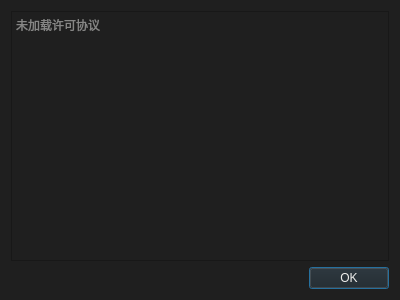
<?xml version="1.0" encoding="UTF-8"?>
<ui version="4.0">
 <class>GPL</class>
 <widget class="QDialog" name="GPL">
  <property name="geometry">
   <rect>
    <x>0</x>
    <y>0</y>
    <width>400</width>
    <height>300</height>
   </rect>
  </property>
  <property name="windowTitle">
   <string>GPLv3许可</string>
  </property>
  <property name="windowIcon">
   <iconset resource="src.qrc">
    <normaloff>:/imag/icon.png</normaloff>:/imag/icon.png</iconset>
  </property>
  <property name="styleSheet">
   <string notr="true">QToolTip{

background-color:rgb(31,31,31);
color: rgb(211, 215, 207);
border:1px solid rgb(31,31,31);
}



QWidget{
background-color: rgb(31,31,31);
	color: rgb(238, 238, 236);
}
QScrollBar:vertical {
        border: 1px solid grey;
        background-color:rgb(194,204,208);
        width: 20px;
        margin: 0px 0 0px 0;
    }
    QScrollBar::handle:vertical {
        border: 	1px solid grey;
        border-radius: 7px;
        background-color: rgb(31,31,31);
        min-height: 60px;
        margin: 0px 0px 0px 0px;
    }
    QScrollBar::add-line:vertical {
        border: none;
        background: rgb(31,31,31);
        height: 0px;
        subcontrol-position: bottom;
        subcontrol-origin: margin;
    }
    QScrollBar::sub-line:vertical {
        border: none;
background: rgb(31,31,31);
        height: 0px;
        subcontrol-position: top;
        subcontrol-origin: margin;
    }
    QScrollBar::add-page:vertical {
        background-color: rgb(194,204,208);
    }
    QScrollBar::sub-page:vertical {
        background-color:rgb(194,204,208);
    }
QScrollBar:vertical:disabled{
        border: 1px solid rgb(238, 238, 236);
        background-color:rgb(186, 189, 182);
        width: 20px;
        margin: 0px 0 0px 0;
    }
    QScrollBar::handle:vertical:disabled{
        border: 	1px solid rgb(238, 238, 236);
        border-radius: 7px;
        background-color:rgb(186, 189, 182);
        min-height: 60px;
        margin: 0px 0px 0px 0px;
    }
    QScrollBar::add-line:vertical:disabled{
        border: none;
        background: rgb(31,31,31);
        height: 0px;
        subcontrol-position: bottom;
        subcontrol-origin: margin;
    }
    QScrollBar::sub-line:vertical:disabled{
        border: none;
background: rgb(31,31,31);
        height: 0px;
        subcontrol-position: top;
        subcontrol-origin: margin;
    }
    QScrollBar::add-page:vertical:disabled{
        background-color:rgb(186, 189, 182);
    }
    QScrollBar::sub-page:vertical:disabled {
        background-color:rgb(186, 189, 182);
    }</string>
  </property>
  <layout class="QGridLayout" name="gridLayout">
   <item row="0" column="0">
    <widget class="QPlainTextEdit" name="text">
     <property name="styleSheet">
      <string notr="true">QScrollBar:vertical {
        border: 1px solid grey;
        background-color:rgb(194,204,208);
        width: 20px;
        margin: 0px 0 0px 0;
    }
    QScrollBar::handle:vertical {
        border: 	1px solid grey;
        border-radius: 7px;
        background-color: rgb(31,31,31);
        min-height: 60px;
        margin: 0px 0px 0px 0px;
    }
    QScrollBar::add-line:vertical {
        border: none;
        background: rgb(31,31,31);
        height: 0px;
        subcontrol-position: bottom;
        subcontrol-origin: margin;
    }
    QScrollBar::sub-line:vertical {
        border: none;
background: rgb(31,31,31);
        height: 0px;
        subcontrol-position: top;
        subcontrol-origin: margin;
    }
    QScrollBar::add-page:vertical {
        background-color: rgb(194,204,208);
    }
    QScrollBar::sub-page:vertical {
        background-color:rgb(194,204,208);
    }
QScrollBar:vertical:disabled{
        border: 1px solid rgb(238, 238, 236);
        background-color:rgb(186, 189, 182);
        width: 20px;
        margin: 0px 0 0px 0;
    }
    QScrollBar::handle:vertical:disabled{
        border: 	1px solid rgb(238, 238, 236);
        border-radius: 7px;
        background-color:rgb(186, 189, 182);
        min-height: 60px;
        margin: 0px 0px 0px 0px;
    }
    QScrollBar::add-line:vertical:disabled{
        border: none;
        background: rgb(31,31,31);
        height: 0px;
        subcontrol-position: bottom;
        subcontrol-origin: margin;
    }
    QScrollBar::sub-line:vertical:disabled{
        border: none;
background: rgb(31,31,31);
        height: 0px;
        subcontrol-position: top;
        subcontrol-origin: margin;
    }
    QScrollBar::add-page:vertical:disabled{
        background-color:rgb(186, 189, 182);
    }
    QScrollBar::sub-page:vertical:disabled {
        background-color:rgb(186, 189, 182);
    }
    
</string>
     </property>
     <property name="readOnly">
      <bool>true</bool>
     </property>
     <property name="placeholderText">
      <string>未加载许可协议</string>
     </property>
    </widget>
   </item>
   <item row="1" column="0">
    <widget class="QDialogButtonBox" name="buttonBox">
     <property name="orientation">
      <enum>Qt::Horizontal</enum>
     </property>
     <property name="standardButtons">
      <set>QDialogButtonBox::Ok</set>
     </property>
    </widget>
   </item>
  </layout>
 </widget>
 <resources>
  <include location="src.qrc"/>
 </resources>
 <connections>
  <connection>
   <sender>buttonBox</sender>
   <signal>accepted()</signal>
   <receiver>GPL</receiver>
   <slot>accept()</slot>
   <hints>
    <hint type="sourcelabel">
     <x>248</x>
     <y>254</y>
    </hint>
    <hint type="destinationlabel">
     <x>157</x>
     <y>274</y>
    </hint>
   </hints>
  </connection>
  <connection>
   <sender>buttonBox</sender>
   <signal>rejected()</signal>
   <receiver>GPL</receiver>
   <slot>reject()</slot>
   <hints>
    <hint type="sourcelabel">
     <x>316</x>
     <y>260</y>
    </hint>
    <hint type="destinationlabel">
     <x>286</x>
     <y>274</y>
    </hint>
   </hints>
  </connection>
 </connections>
</ui>
